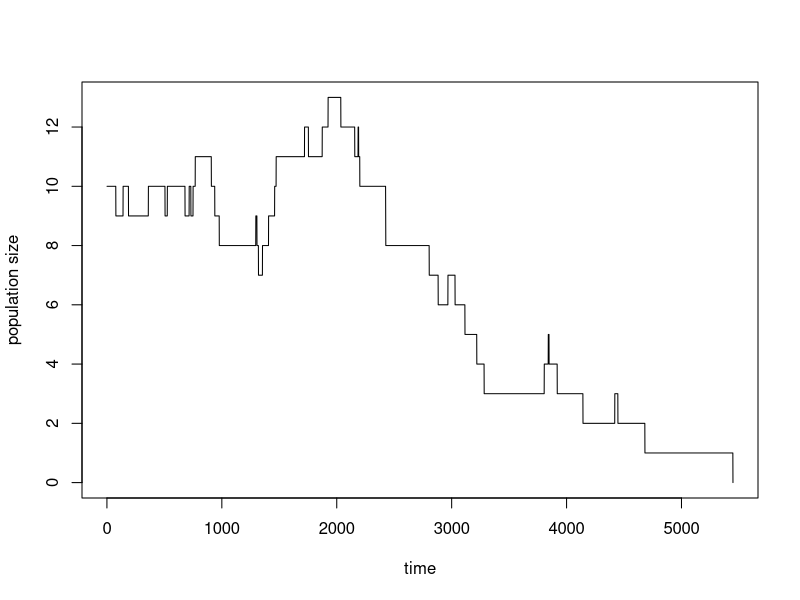

The R source for this figure:
Nmax <- 20
N <- 10
time.series <- c(N)

b <- 1.1
d <- 1
Dt <- 0.001

stochastic.time.series <- function(N, Nmax, b, d, Dt){
  time.series <- c(N)
  while (N > 0 & N < Nmax) {
  event <- sample(c(1, -1, 0), 1, c(b*N*Dt, d*N*Dt, 1-N*Dt*(b + d)), replace = TRUE)
  N <- N + event
  time.series <- append(time.series, N)
  }
  return(time.series)
}

result <- stochastic.time.series(10, 20, 1.0, 1.1, 0.001)

plot(result, type = "l", xlab = "time", ylab = "population size")


rexp(1, rate = 2)
